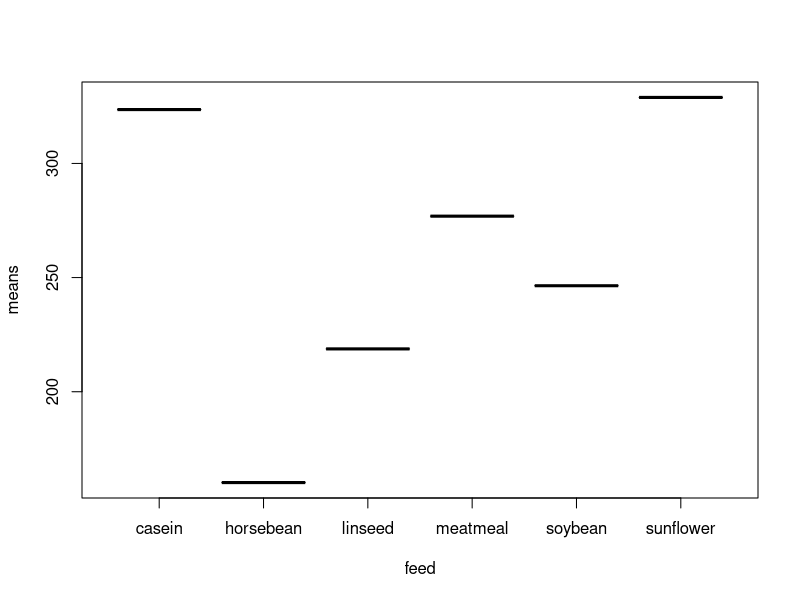
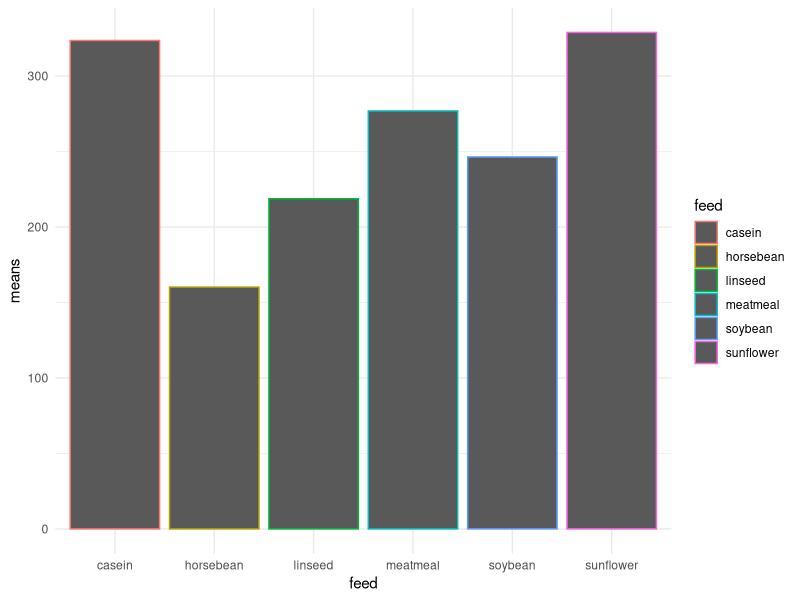
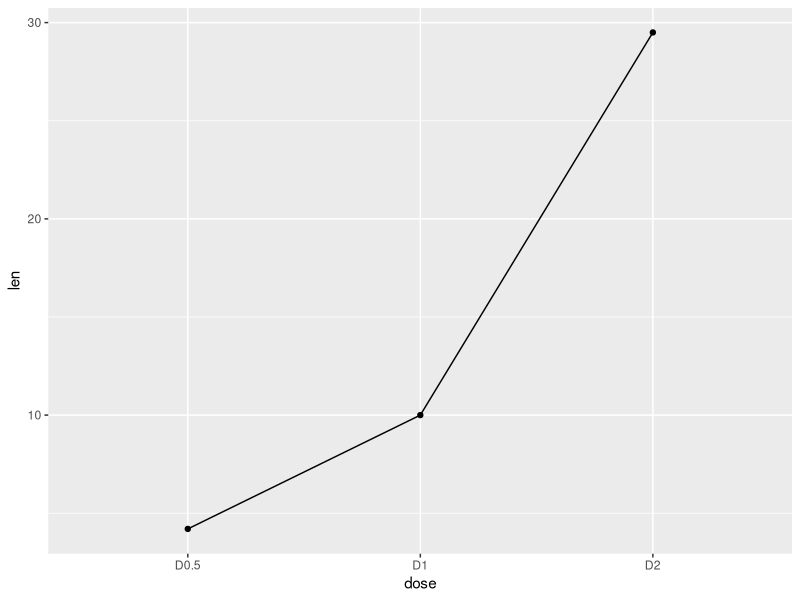
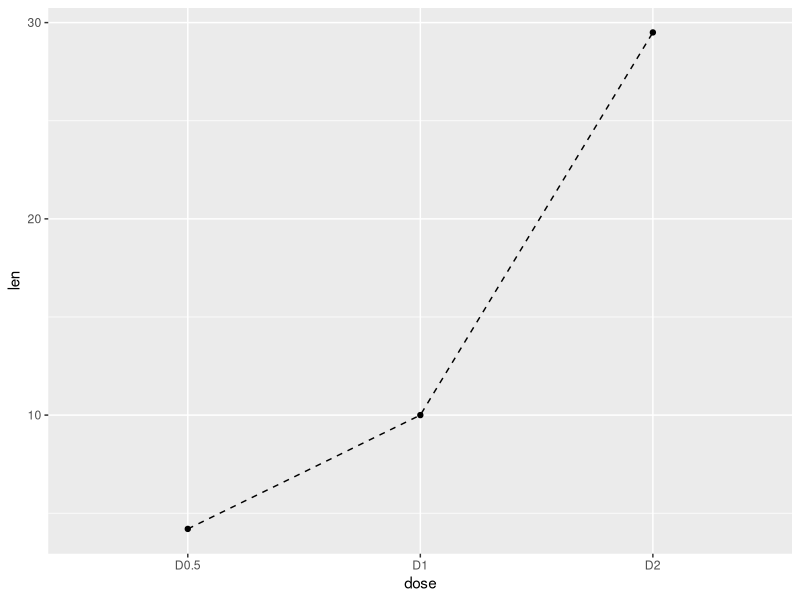
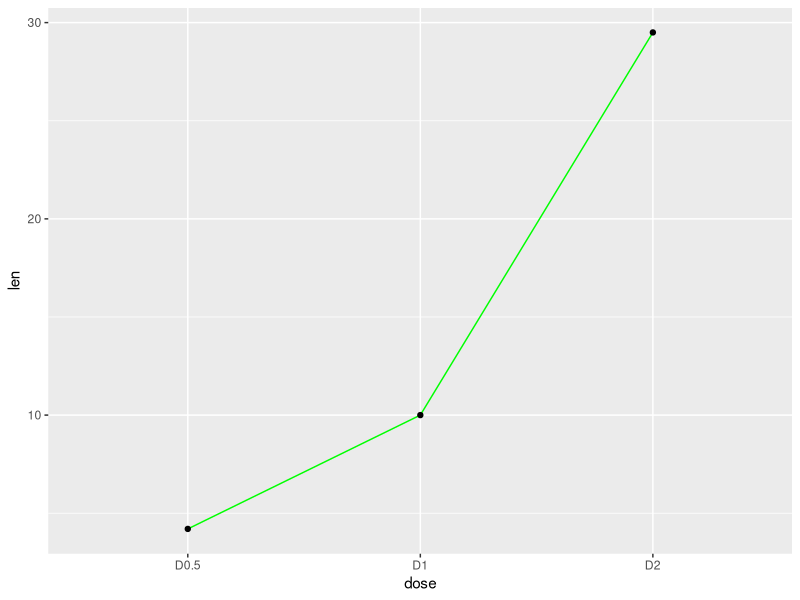

R code for these plots, in order:
## ---- chunk 1
# load libraries
library(dplyr)
library(ggplot2)

# chickwts is a built in data set
# with chick weights by feed

# calculate means for each feed type
means_df <- chickwts %>%
  group_by(feed) %>%
  summarize(means = mean(weight))

# print table of means
knitr::kable(means_df)

plot(means_df)

## ---- chunk 2


# plot the means
ggplot(means_df, aes(x=feed, y=means, color = feed)) +
  geom_bar(stat="identity") +theme_minimal()










## ---- chunk 3
df <- data.frame(dose=c("D0.5", "D1", "D2"),
                len=c(4.2, 10, 29.5))
head(df)

# Basic line plot with points
ggplot(data=df, aes(x=dose, y=len, group=1)) +
  geom_line()+
  geom_point()
# Change the line type
ggplot(data=df, aes(x=dose, y=len, group=1)) +
  geom_line(linetype = "dashed")+
  geom_point()
# Change the color
ggplot(data=df, aes(x=dose, y=len, group=1)) +
  geom_line(color="green")+
  geom_point()
